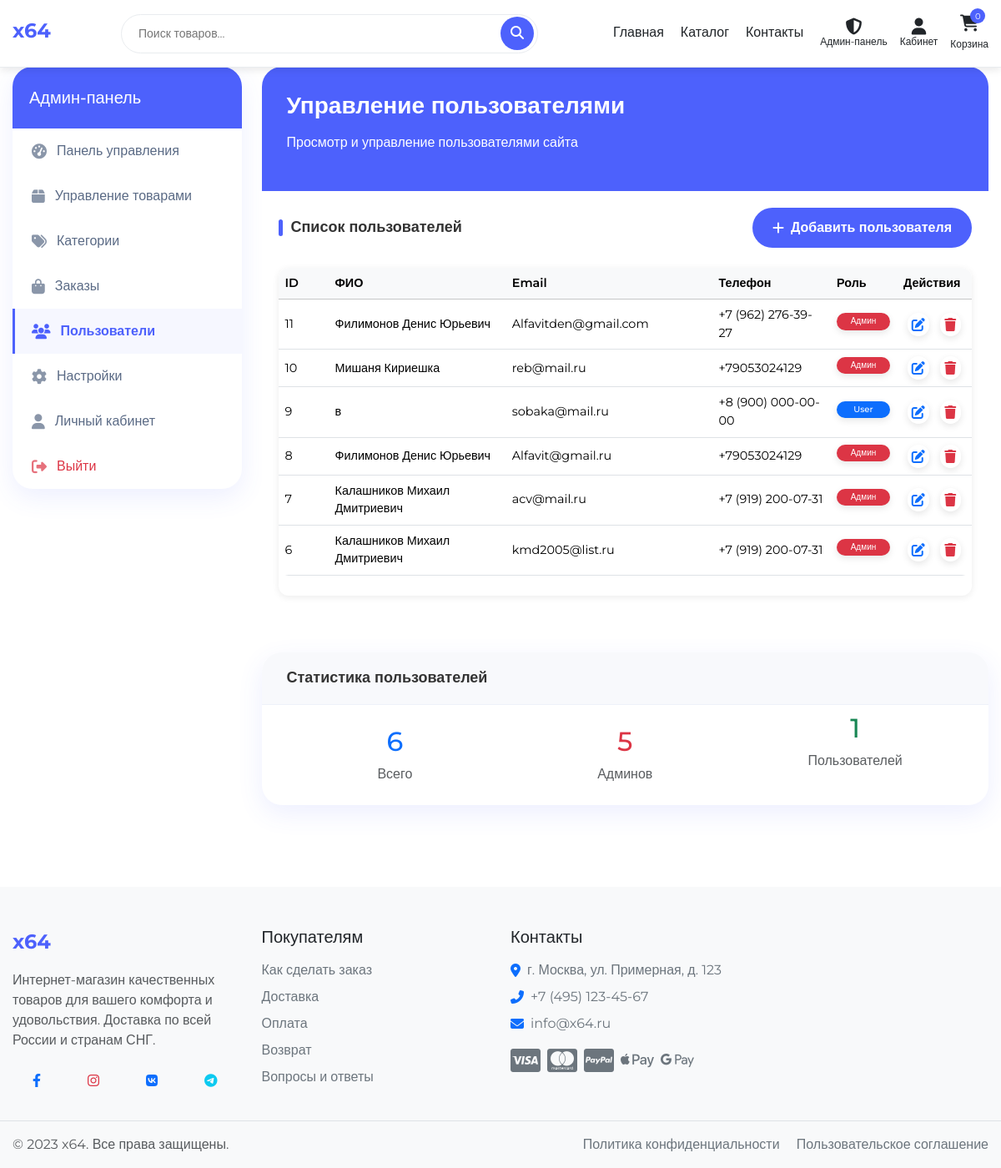
Page /admin/users.php (signed in) on the earlier database version.
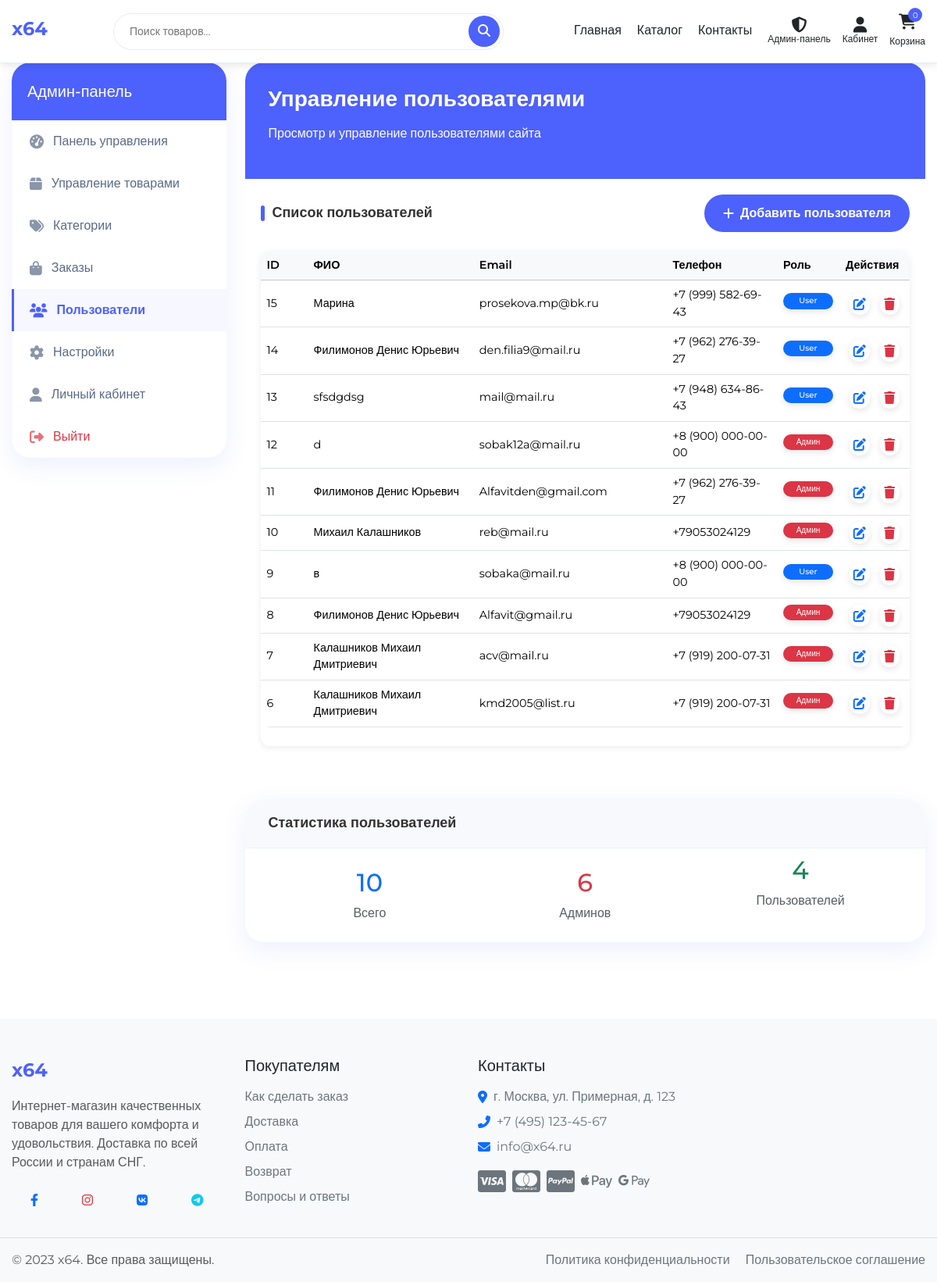
Same page on the later database version.
### tables this page shows
CREATE TABLE `users` (
  `id` int NOT NULL,
  `fullname` varchar(255) NOT NULL COMMENT 'ФИО пользователя (отчество не обязательно)',
  `email` varchar(255) NOT NULL COMMENT 'Электронная почта пользователя',
  `phone` varchar(20) NOT NULL COMMENT 'Номер телефона пользователя',
  `login` varchar(255) NOT NULL COMMENT 'Логин пользователя для входа в систему',
  `password` varchar(255) NOT NULL COMMENT 'Хешированный пароль пользователя',
  `role` varchar(20) NOT NULL DEFAULT 'user' COMMENT 'Роль пользователя (по умолчанию "user")',
  `telegram_id` varchar(50) DEFAULT NULL COMMENT 'ID пользователя в Telegram',
  `telegram_username` varchar(100) DEFAULT NULL COMMENT 'Username пользователя в Telegram',
  `telegram_verification_code` varchar(10) DEFAULT NULL COMMENT 'Код для подтверждения привязки Telegram',
  `telegram_code_expires` timestamp NULL DEFAULT NULL COMMENT 'Время истечения кода подтверждения'
);

### includes/config/db_functions.php (called while the page is built, shortened)
<?php
function getUserById($user_id) {
    global $conn;
    $sql = "SELECT id, fullname, email, phone, login, role FROM users WHERE id = " . (int)$user_id;
    $result = mysqli_query($conn, $sql);
    if (mysqli_num_rows($result) > 0) {
        return mysqli_fetch_assoc($result);
    }
    return null;
}

### admin/users.php (the view, shortened to what the rows shown need)
<?php
require_once '../includes/config/db_functions.php';
$user_id = $_SESSION['user_id'];
$user = getUserById($user_id);
function getAllUsers() {
    global $conn;
    $sql = "SELECT id, fullname, email, phone, login, role FROM users ORDER BY id DESC";
    $result = mysqli_query($conn, $sql);
    $users = [];
    if (mysqli_num_rows($result) > 0) {
        while ($row = mysqli_fetch_assoc($result)) {
            $users[] = $row;
        }
    }
    return $users;
}
$users = getAllUsers();
include_once '../includes/header/header.php';
?>
<section class="admin-section">
    <div class="container">
        <div class="row">
            <div class="col-lg-9 col-md-8">
                <div class="profile-main-card mb-4">
                    <div class="profile-header">
                        <h2 class="profile-name">Управление пользователями</h2>
                    </div>
                    <div class="profile-body">
                        <div class="card mb-4">
                            <div class="card-body">
                                <div class="table-responsive users-table-container">
                                    <table class="users-table table table-hover mb-0">
                                        <thead class="table-light">
                                            <tr>
                                                <th class="d-none d-md-table-cell">ID</th>
                                                <th>ФИО</th>
                                                <th>Email</th>
                                                <th class="d-none d-md-table-cell">Телефон</th>
                                                <th>Роль</th>
                                                <th>Действия</th>
                                            </tr>
                                        </thead>
                                        <tbody>
                                            <?php if (count($users) > 0): ?>
                                                <?php foreach ($users as $u): ?>
                                                    <tr>
                                                        <td class="d-none d-md-table-cell"><?php echo $u['id']; ?></td>
                                                        <td class="text-truncate" title="<?php echo htmlspecialchars($u['fullname']); ?>"><?php echo htmlspecialchars($u['fullname']); ?></td>
                                                        <td class="text-truncate" title="<?php echo htmlspecialchars($u['email']); ?>"><?php echo htmlspecialchars($u['email']); ?></td>
                                                        <td class="text-truncate d-none d-md-table-cell" title="<?php echo htmlspecialchars($u['phone']); ?>"><?php echo htmlspecialchars($u['phone']); ?></td>
                                                        <td>
                                                            <span class="role-badge badge <?php echo $u['role'] === 'Администратор' ? 'bg-danger' : 'bg-primary'; ?> rounded-pill">
                                                                <?php echo $u['role'] === 'Администратор' ? 'Админ' : 'User'; ?>
                                                            </span>
                                                        </td>
                                                        <td>
                                                            <div class="action-buttons">
                                                                <a href="edit_user.php?id=<?php echo $u['id']; ?>" class="btn btn-sm btn-outline-primary action-btn" title="Редактировать">
                                                                    <i class="fas fa-edit"></i>
                                                                </a>
                                                                <a href="delete_user.php?id=<?php echo $u['id']; ?>" class="btn btn-sm btn-outline-danger action-btn" onclick="return confirm('Вы уверены, что хотите удалить этого пользователя?');" title="Удалить">
                                                                    <i class="fas fa-trash"></i>
                                                                </a>
                                                            </div>
                                                        </td>
                                                    </tr>
                                                <?php endforeach; ?>
                                            <?php endif; ?>
                                        </tbody>
                                    </table>
                                </div>
                            </div>
                        </div>
                    </div>
                </div>
                <div class="profile-info-card">
                    <div class="profile-info-body">
                        <div class="row g-3">
                            <div class="col-md-4 col-6">
                                <div class="text-center">
                                    <h2 class="text-primary mb-2"><?php echo count($users); ?></h2>
                                </div>
                            </div>
                            <div class="col-md-4 col-6">
                                <div class="text-center">
                                    <h2 class="text-danger mb-2">
                                        <?php
                                        $adminCount = 0;
                                        foreach ($users as $u) {
                                            if ($u['role'] === 'Администратор') $adminCount++;
                                        }
                                        echo $adminCount;
                                        ?>
                                    </h2>
                                </div>
                            </div>
                            <div class="col-md-4 col-12 mt-3 mt-md-0">
                                <div class="text-center">
                                    <h2 class="text-success mb-2">
                                        <?php
                                        $userCount = 0;
                                        foreach ($users as $u) {
                                            if ($u['role'] === 'user') $userCount++;
                                        }
                                        echo $userCount;
                                        ?>
                                    </h2>
                                </div>
                            </div>
                        </div>
                    </div>
                </div>
            </div>
        </div>
    </div>
</section>
<?php include_once '../includes/footer/footer.php'; ?>

Differences in the rows shown:
added users: id "15", fullname "Марина", email "prosekova.mp@bk.ru", phone "+7 (999) 582-69-43", role "User"
added users: id "14", fullname "Филимонов Денис Юрьевич", email "den.filia9@mail.ru", phone "+7 (962) 276-39-27", role "User"
added users: id "13", fullname "sfsdgdsg", email "mail@mail.ru", phone "+7 (948) 634-86-43", role "User"
added users: id "12", fullname "d", email "sobak12a@mail.ru", phone "+8 (900) 000-00-00", role "Админ"
changed users "reb@mail.ru": fullname "Мишаня Кириешка" → "Михаил Калашников"
Other differences:
count($users): "6" → "10"
$adminCount: "5" → "6"
$userCount: "1" → "4"
